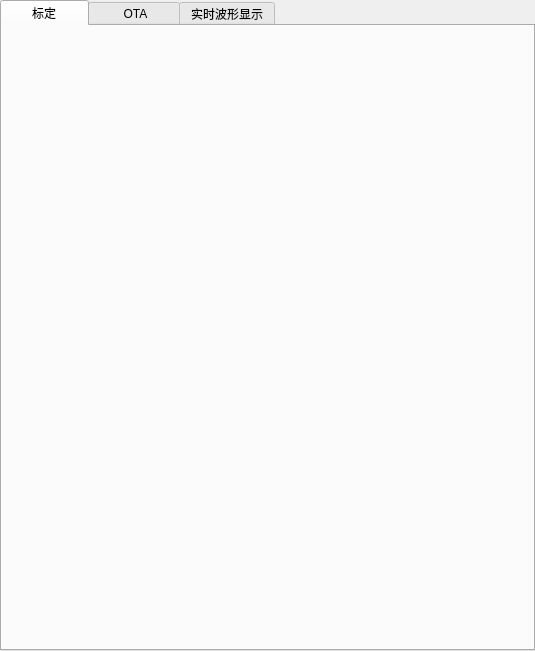
<?xml version="1.0" encoding="UTF-8"?>
<ui version="4.0">
 <class>OBNRealControlWidget</class>
 <widget class="QWidget" name="OBNRealControlWidget">
  <property name="geometry">
   <rect>
    <x>0</x>
    <y>0</y>
    <width>535</width>
    <height>651</height>
   </rect>
  </property>
  <property name="windowTitle">
   <string>Form</string>
  </property>
  <layout class="QGridLayout" name="gridLayout">
   <property name="leftMargin">
    <number>0</number>
   </property>
   <property name="topMargin">
    <number>0</number>
   </property>
   <property name="rightMargin">
    <number>0</number>
   </property>
   <property name="bottomMargin">
    <number>0</number>
   </property>
   <property name="spacing">
    <number>0</number>
   </property>
   <item row="0" column="0">
    <widget class="QTabWidget" name="tabWidget">
     <property name="styleSheet">
      <string notr="true"/>
     </property>
     <property name="currentIndex">
      <number>0</number>
     </property>
     <widget class="QWidget" name="tabCalibration">
      <attribute name="title">
       <string>      标定      </string>
      </attribute>
     </widget>
     <widget class="QWidget" name="tabOTA">
      <attribute name="title">
       <string>       OTA      </string>
      </attribute>
     </widget>
     <widget class="QWidget" name="tabWaveformDisplay">
      <attribute name="title">
       <string>实时波形显示</string>
      </attribute>
     </widget>
    </widget>
   </item>
  </layout>
 </widget>
 <resources/>
 <connections/>
</ui>
